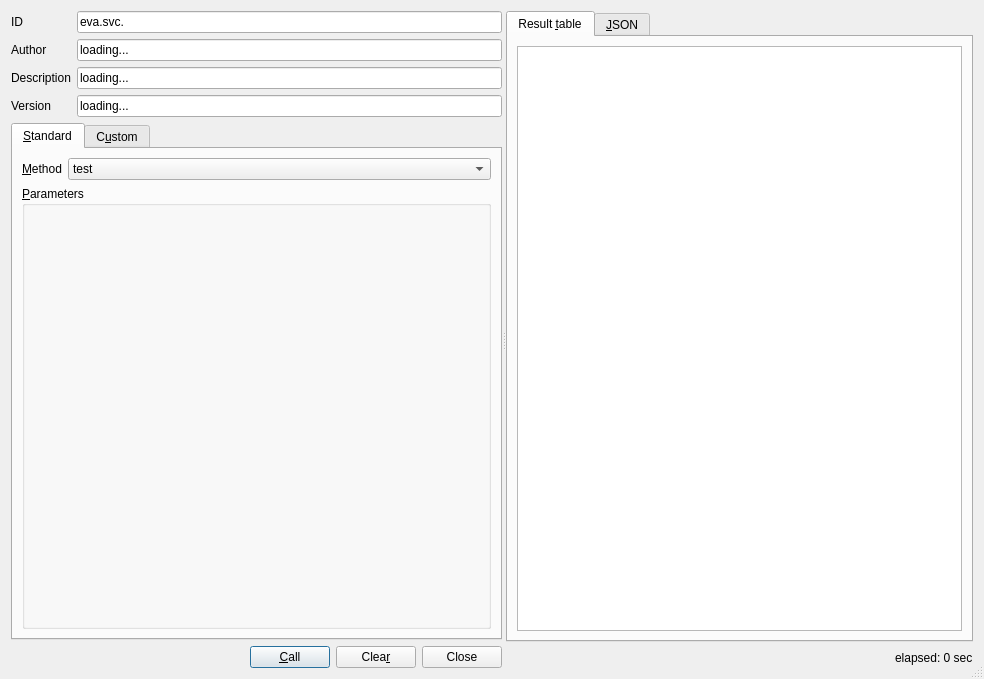
<?xml version="1.0" encoding="UTF-8"?>
<ui version="4.0">
 <class>Dialog</class>
 <widget class="QDialog" name="Dialog">
  <property name="geometry">
   <rect>
    <x>0</x>
    <y>0</y>
    <width>984</width>
    <height>679</height>
   </rect>
  </property>
  <property name="windowTitle">
   <string>Service call</string>
  </property>
  <property name="windowIcon">
   <iconset resource="resources.qrc">
    <normaloff>:/i/icons/services.png</normaloff>:/i/icons/services.png</iconset>
  </property>
  <property name="sizeGripEnabled">
   <bool>true</bool>
  </property>
  <layout class="QGridLayout" name="gridLayout">
   <item row="0" column="0">
    <widget class="QSplitter" name="splitter">
     <property name="sizePolicy">
      <sizepolicy hsizetype="Expanding" vsizetype="Preferred">
       <horstretch>0</horstretch>
       <verstretch>0</verstretch>
      </sizepolicy>
     </property>
     <property name="orientation">
      <enum>Qt::Horizontal</enum>
     </property>
     <property name="handleWidth">
      <number>4</number>
     </property>
     <property name="childrenCollapsible">
      <bool>false</bool>
     </property>
     <widget class="QWidget" name="verticalLayoutWidget">
      <layout class="QVBoxLayout" name="verticalLayout">
       <item>
        <layout class="QFormLayout" name="formLayout">
         <item row="0" column="0">
          <widget class="QLabel" name="nameLabel">
           <property name="text">
            <string>ID</string>
           </property>
           <property name="buddy">
            <cstring>i_svc_id</cstring>
           </property>
          </widget>
         </item>
         <item row="0" column="1">
          <widget class="QLineEdit" name="i_svc_id">
           <property name="enabled">
            <bool>true</bool>
           </property>
           <property name="text">
            <string>eva.svc.</string>
           </property>
           <property name="readOnly">
            <bool>true</bool>
           </property>
          </widget>
         </item>
         <item row="1" column="0">
          <widget class="QLabel" name="authorLabel">
           <property name="text">
            <string>Author</string>
           </property>
           <property name="buddy">
            <cstring>i_svc_author</cstring>
           </property>
          </widget>
         </item>
         <item row="1" column="1">
          <widget class="QLineEdit" name="i_svc_author">
           <property name="enabled">
            <bool>true</bool>
           </property>
           <property name="text">
            <string>loading...</string>
           </property>
           <property name="readOnly">
            <bool>true</bool>
           </property>
          </widget>
         </item>
         <item row="2" column="0">
          <widget class="QLabel" name="descriptionLabel">
           <property name="text">
            <string>Description</string>
           </property>
           <property name="buddy">
            <cstring>i_svc_description</cstring>
           </property>
          </widget>
         </item>
         <item row="2" column="1">
          <widget class="QLineEdit" name="i_svc_description">
           <property name="text">
            <string>loading...</string>
           </property>
           <property name="readOnly">
            <bool>true</bool>
           </property>
          </widget>
         </item>
         <item row="3" column="0">
          <widget class="QLabel" name="versionLabel">
           <property name="text">
            <string>Version</string>
           </property>
           <property name="buddy">
            <cstring>i_svc_version</cstring>
           </property>
          </widget>
         </item>
         <item row="3" column="1">
          <widget class="QLineEdit" name="i_svc_version">
           <property name="styleSheet">
            <string notr="true"/>
           </property>
           <property name="text">
            <string>loading...</string>
           </property>
           <property name="readOnly">
            <bool>true</bool>
           </property>
          </widget>
         </item>
        </layout>
       </item>
       <item>
        <widget class="QTabWidget" name="tabs">
         <property name="currentIndex">
          <number>0</number>
         </property>
         <widget class="QWidget" name="tab">
          <property name="sizePolicy">
           <sizepolicy hsizetype="Expanding" vsizetype="Expanding">
            <horstretch>0</horstretch>
            <verstretch>0</verstretch>
           </sizepolicy>
          </property>
          <attribute name="title">
           <string>&amp;Standard</string>
          </attribute>
          <layout class="QVBoxLayout" name="verticalLayout_6">
           <item>
            <layout class="QVBoxLayout" name="verticalLayout_3" stretch="0">
             <item>
              <layout class="QFormLayout" name="formLayout_3">
               <item row="0" column="0">
                <widget class="QLabel" name="methodLabel_2">
                 <property name="text">
                  <string>&amp;Method</string>
                 </property>
                 <property name="buddy">
                  <cstring>i_method</cstring>
                 </property>
                </widget>
               </item>
               <item row="0" column="1">
                <widget class="QComboBox" name="i_method">
                 <item>
                  <property name="text">
                   <string>test</string>
                  </property>
                 </item>
                </widget>
               </item>
              </layout>
             </item>
            </layout>
           </item>
           <item>
            <widget class="QGroupBox" name="groupBox_2">
             <property name="sizePolicy">
              <sizepolicy hsizetype="Expanding" vsizetype="Expanding">
               <horstretch>0</horstretch>
               <verstretch>0</verstretch>
              </sizepolicy>
             </property>
             <property name="title">
              <string>&amp;Parameters</string>
             </property>
             <layout class="QGridLayout" name="gridLayout_4">
              <property name="leftMargin">
               <number>0</number>
              </property>
              <property name="rightMargin">
               <number>0</number>
              </property>
              <item row="0" column="0">
               <layout class="QGridLayout" name="gl_params" rowstretch="0">
                <property name="leftMargin">
                 <number>6</number>
                </property>
                <property name="topMargin">
                 <number>6</number>
                </property>
                <property name="rightMargin">
                 <number>6</number>
                </property>
                <property name="bottomMargin">
                 <number>6</number>
                </property>
                <item row="0" column="1">
                 <spacer name="verticalSpacer_2">
                  <property name="orientation">
                   <enum>Qt::Vertical</enum>
                  </property>
                  <property name="sizeHint" stdset="0">
                   <size>
                    <width>20</width>
                    <height>40</height>
                   </size>
                  </property>
                 </spacer>
                </item>
               </layout>
              </item>
             </layout>
            </widget>
           </item>
          </layout>
         </widget>
         <widget class="QWidget" name="tab_2">
          <property name="sizePolicy">
           <sizepolicy hsizetype="Expanding" vsizetype="Expanding">
            <horstretch>0</horstretch>
            <verstretch>0</verstretch>
           </sizepolicy>
          </property>
          <attribute name="title">
           <string>C&amp;ustom</string>
          </attribute>
          <layout class="QVBoxLayout" name="verticalLayout_5">
           <item>
            <layout class="QVBoxLayout" name="verticalLayout_4">
             <property name="sizeConstraint">
              <enum>QLayout::SetDefaultConstraint</enum>
             </property>
             <item>
              <layout class="QFormLayout" name="formLayout_2">
               <item row="0" column="0">
                <widget class="QLabel" name="methodLabel">
                 <property name="text">
                  <string>&amp;Method</string>
                 </property>
                 <property name="buddy">
                  <cstring>i_custom_method</cstring>
                 </property>
                </widget>
               </item>
               <item row="0" column="1">
                <widget class="QLineEdit" name="i_custom_method"/>
               </item>
              </layout>
             </item>
             <item>
              <widget class="QGroupBox" name="groupBox">
               <property name="title">
                <string>&amp;Payload (YAML/JSON)</string>
               </property>
               <layout class="QGridLayout" name="gridLayout_2">
                <property name="leftMargin">
                 <number>0</number>
                </property>
                <property name="topMargin">
                 <number>0</number>
                </property>
                <property name="rightMargin">
                 <number>0</number>
                </property>
                <property name="bottomMargin">
                 <number>0</number>
                </property>
                <property name="spacing">
                 <number>0</number>
                </property>
                <item row="0" column="0">
                 <widget class="QPlainTextEdit" name="i_payload"/>
                </item>
               </layout>
              </widget>
             </item>
            </layout>
           </item>
          </layout>
         </widget>
        </widget>
       </item>
       <item>
        <layout class="QHBoxLayout" name="horizontalLayout">
         <item>
          <spacer name="horizontalSpacer">
           <property name="orientation">
            <enum>Qt::Horizontal</enum>
           </property>
           <property name="sizeHint" stdset="0">
            <size>
             <width>40</width>
             <height>20</height>
            </size>
           </property>
          </spacer>
         </item>
         <item>
          <widget class="QPushButton" name="btn_call">
           <property name="text">
            <string>&amp;Call</string>
           </property>
          </widget>
         </item>
         <item>
          <widget class="QPushButton" name="btn_clear">
           <property name="text">
            <string>Clea&amp;r</string>
           </property>
          </widget>
         </item>
         <item>
          <widget class="QPushButton" name="btn_close">
           <property name="text">
            <string>Close</string>
           </property>
          </widget>
         </item>
        </layout>
       </item>
      </layout>
     </widget>
     <widget class="QWidget" name="verticalLayoutWidget_2">
      <layout class="QVBoxLayout" name="verticalLayout_2">
       <item>
        <widget class="QTabWidget" name="tabs_result">
         <property name="currentIndex">
          <number>0</number>
         </property>
         <widget class="QWidget" name="tab_3">
          <attribute name="title">
           <string>Result &amp;table</string>
          </attribute>
          <layout class="QGridLayout" name="gridLayout_3">
           <item row="0" column="0">
            <widget class="QTableWidget" name="tbl_result">
             <property name="editTriggers">
              <set>QAbstractItemView::NoEditTriggers</set>
             </property>
             <property name="sortingEnabled">
              <bool>true</bool>
             </property>
             <attribute name="verticalHeaderVisible">
              <bool>false</bool>
             </attribute>
            </widget>
           </item>
          </layout>
         </widget>
         <widget class="QWidget" name="tab_4">
          <attribute name="title">
           <string>&amp;JSON</string>
          </attribute>
          <layout class="QGridLayout" name="gridLayout_5">
           <item row="0" column="0">
            <widget class="QPlainTextEdit" name="json_result">
             <property name="readOnly">
              <bool>true</bool>
             </property>
            </widget>
           </item>
          </layout>
         </widget>
        </widget>
       </item>
       <item>
        <layout class="QHBoxLayout" name="horizontalLayout_2">
         <item>
          <spacer name="horizontalSpacer_2">
           <property name="orientation">
            <enum>Qt::Horizontal</enum>
           </property>
           <property name="sizeHint" stdset="0">
            <size>
             <width>40</width>
             <height>20</height>
            </size>
           </property>
          </spacer>
         </item>
         <item>
          <widget class="QLabel" name="status">
           <property name="text">
            <string>elapsed: 0 sec</string>
           </property>
           <property name="textFormat">
            <enum>Qt::AutoText</enum>
           </property>
          </widget>
         </item>
        </layout>
       </item>
      </layout>
     </widget>
    </widget>
   </item>
  </layout>
 </widget>
 <tabstops>
  <tabstop>tabs</tabstop>
  <tabstop>i_method</tabstop>
  <tabstop>btn_call</tabstop>
  <tabstop>btn_clear</tabstop>
  <tabstop>i_custom_method</tabstop>
  <tabstop>i_payload</tabstop>
  <tabstop>i_svc_id</tabstop>
  <tabstop>i_svc_author</tabstop>
  <tabstop>i_svc_description</tabstop>
  <tabstop>i_svc_version</tabstop>
 </tabstops>
 <resources>
  <include location="resources.qrc"/>
 </resources>
 <connections/>
</ui>
